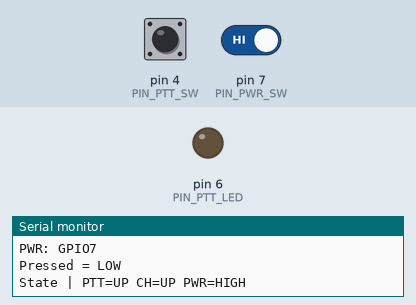
This sketch was run on a simulated Arduino Uno, built with avr-gcc and run on an emulated ATmega328P. Parts: output pins drawn as LEDs (lit = HIGH), the last lines printed to the serial monitor. Inputs (shaded band) come from the test bench; at power-on: pin 4 (PIN_PTT_SW) HIGH, pin 7 (PIN_PWR_SW) HIGH.

Above: at 2.2 s.
2.3 s: pin 4 (PIN_PTT_SW) pulled LOW for 0.15 s
At 2.37 s:
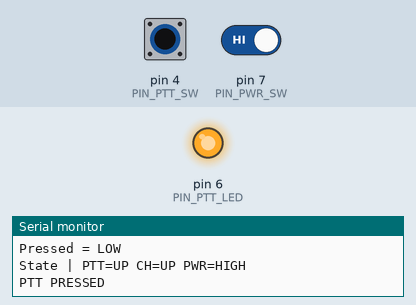
5.5 s: pin 4 (PIN_PTT_SW) pulled LOW for 1 s
At 7.2 s:
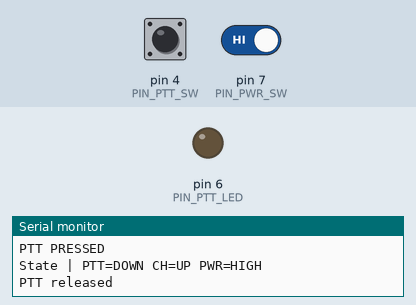
8.0 s: pin 4 (PIN_PTT_SW) pulled LOW for 3.2 s
At 8.4 s:
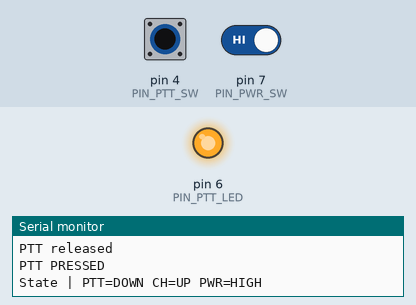
12.7 s: pin 4 (PIN_PTT_SW) driven LOW and pin 7 (PIN_PWR_SW) driven LOW
At 13.1 s:
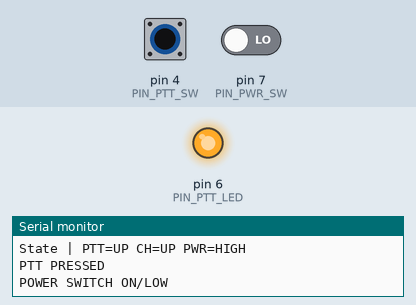
15.7 s: pin 4 (PIN_PTT_SW) driven HIGH
At 16.6 s:
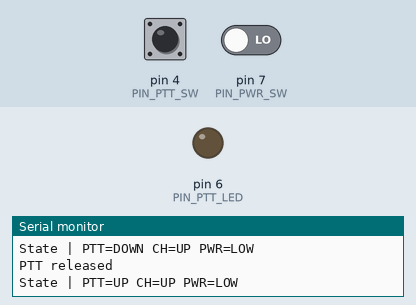
Timing chart, 0 to 18.2 s (numbered marks = the images above; inputs shaded):
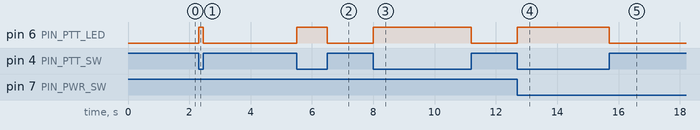

The sketch:

button_test.ino
```cpp
// CXS Walkie Button Test - Heltec WiFi LoRa 32 V4
// Buttons use internal pullups: pressed = LOW

#define PIN_PTT_SW   4
#define PIN_CH_SW    1
#define PIN_PTT_LED  6
#define PIN_PWR_SW   7   // optional test input if wired

bool lastPtt = HIGH;
bool lastCh  = HIGH;
bool lastPwr = HIGH;

unsigned long lastPrint = 0;

void setup() {
  Serial.begin(115200);
  delay(1000);

  pinMode(PIN_PTT_SW, INPUT_PULLUP);
  pinMode(PIN_CH_SW, INPUT_PULLUP);
  pinMode(PIN_PWR_SW, INPUT_PULLUP);

  pinMode(PIN_PTT_LED, OUTPUT);
  digitalWrite(PIN_PTT_LED, LOW);

  Serial.println();
  Serial.println("=== CXS Walkie Button Test ===");
  Serial.println("PTT: GPIO4");
  Serial.println("CH:  GPIO5");
  Serial.println("LED: GPIO6");
  Serial.println("PWR: GPIO7");
  Serial.println("Pressed = LOW");
}

void loop() {
  bool ptt = digitalRead(PIN_PTT_SW);
  bool ch  = digitalRead(PIN_CH_SW);
  bool pwr = digitalRead(PIN_PWR_SW);

  // LED follows PTT button
  digitalWrite(PIN_PTT_LED, ptt == LOW ? HIGH : LOW);

  if (ptt != lastPtt) {
    Serial.print("PTT ");
    Serial.println(ptt == LOW ? "PRESSED" : "released");
    lastPtt = ptt;
    delay(30); // simple debounce
  }

  if (ch != lastCh) {
    Serial.print("CHANNEL ");
    Serial.println(ch == LOW ? "PRESSED" : "released");
    lastCh = ch;
    delay(30);
  }

  if (pwr != lastPwr) {
    Serial.print("POWER SWITCH ");
    Serial.println(pwr == LOW ? "ON/LOW" : "OFF/HIGH");
    lastPwr = pwr;
    delay(30);
  }

  // Heartbeat every 2 sec so you know firmware is alive
  if (millis() - lastPrint > 2000) {
    lastPrint = millis();
    Serial.print("State | PTT=");
    Serial.print(ptt == LOW ? "DOWN" : "UP");
    Serial.print(" CH=");
    Serial.print(ch == LOW ? "DOWN" : "UP");
    Serial.print(" PWR=");
    Serial.println(pwr == LOW ? "LOW" : "HIGH");
  }
}
```

Measured:
- after the input at 2.3 s, pin 6 (PIN_PTT_LED): LOW → HIGH at once, → LOW 0.15 s later
- after the input at 5.5 s, pin 6 (PIN_PTT_LED): LOW → HIGH at once, → LOW 1.0 s later
- after the input at 8.0 s, pin 6 (PIN_PTT_LED): LOW → HIGH at once, → LOW 3.2 s later
- after the input at 12.7 s, pin 6 (PIN_PTT_LED): LOW → HIGH at once
- after the input at 15.7 s, pin 6 (PIN_PTT_LED): HIGH → LOW at once
